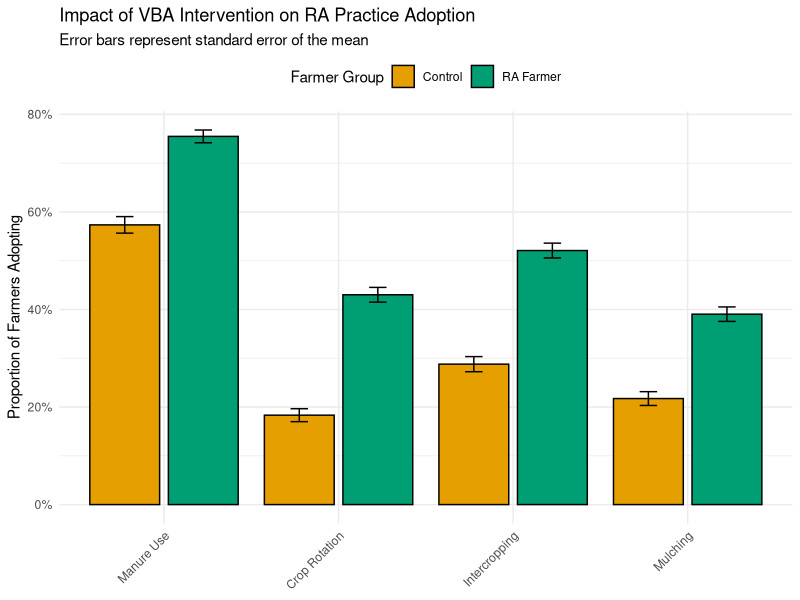
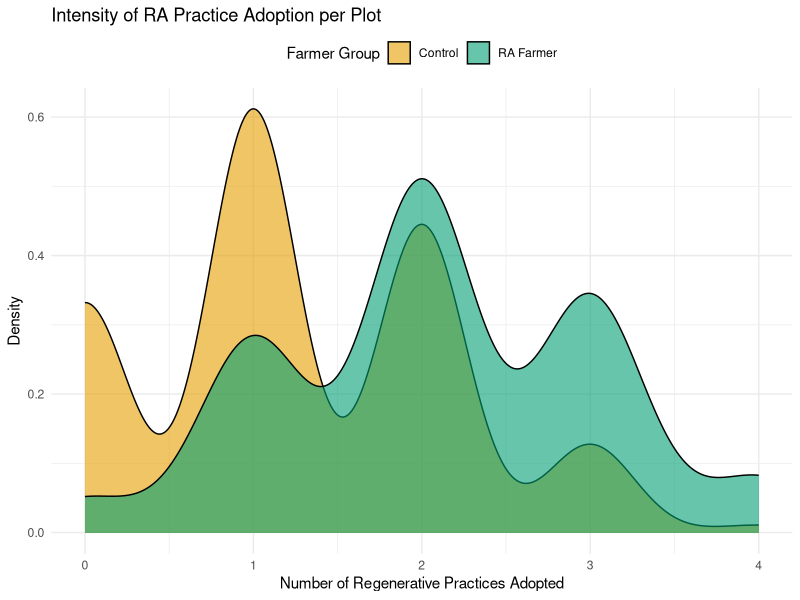
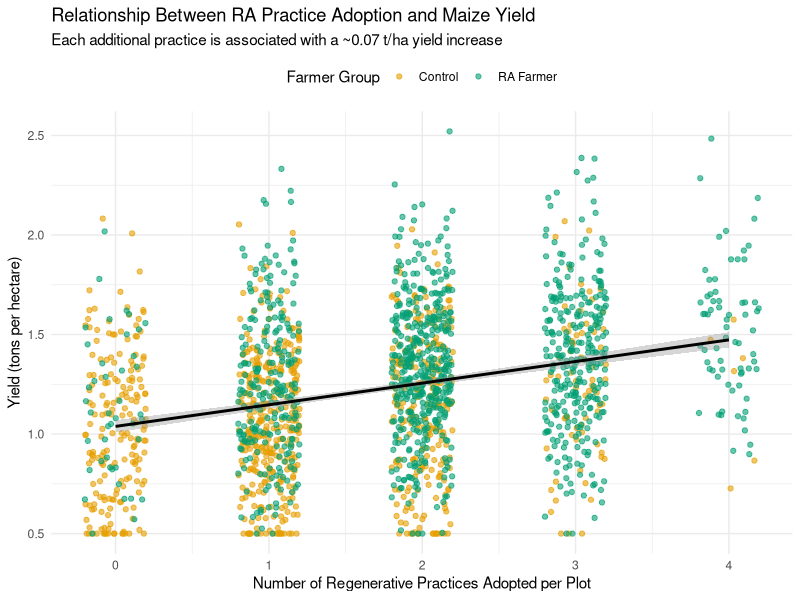
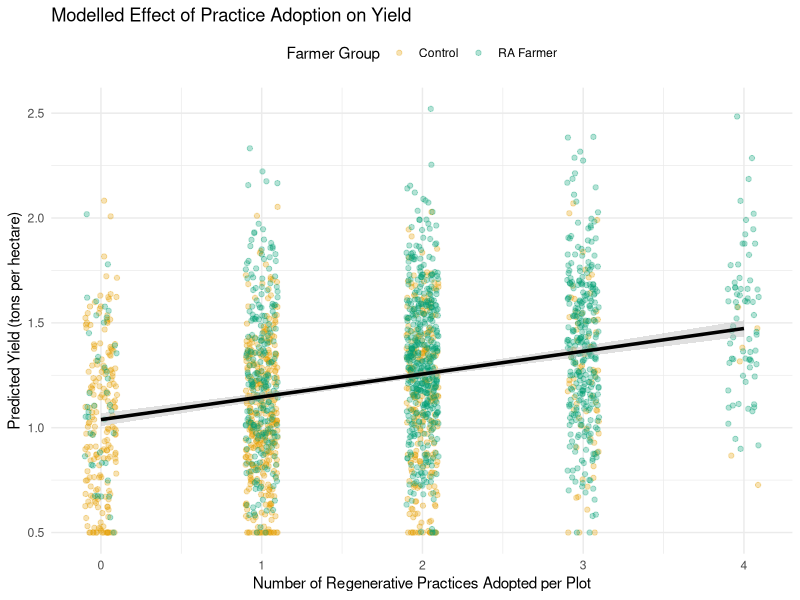
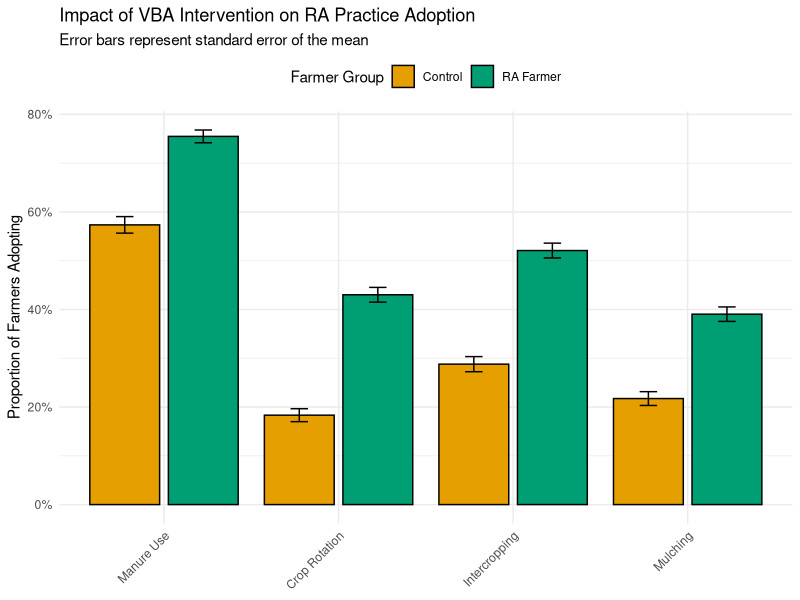
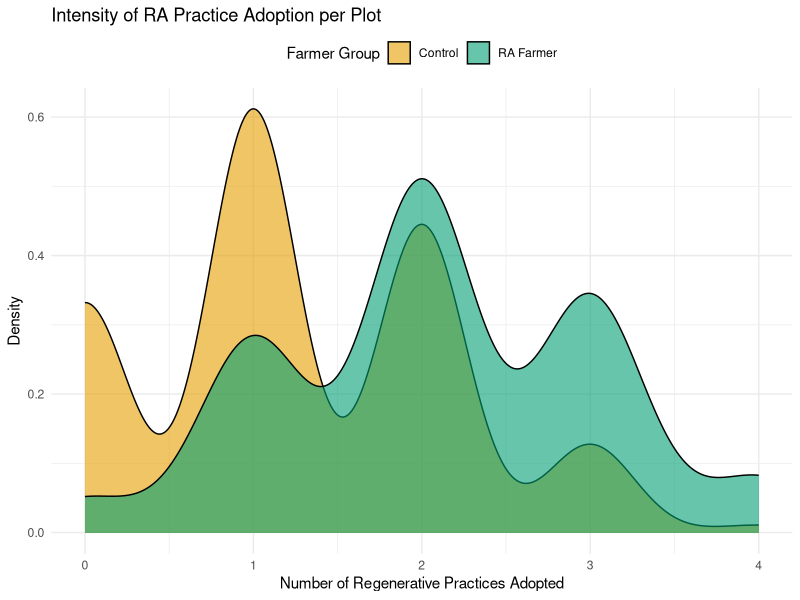
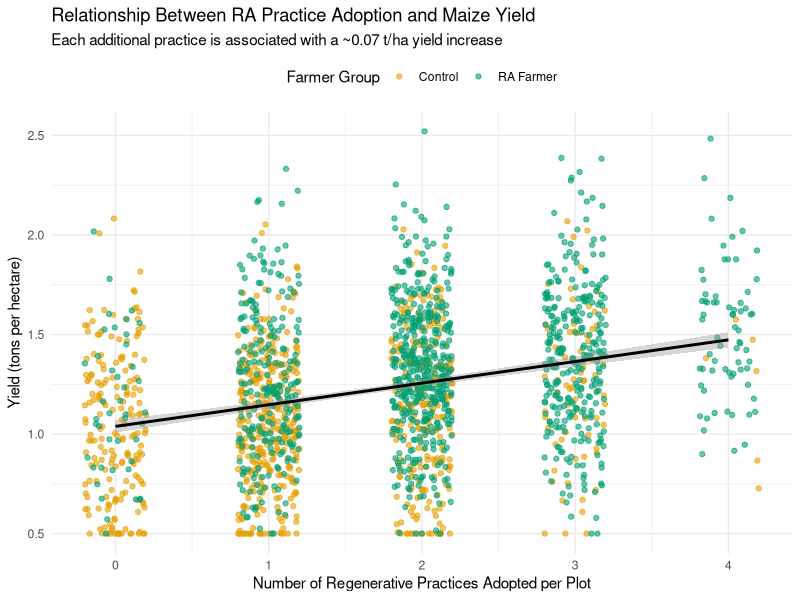
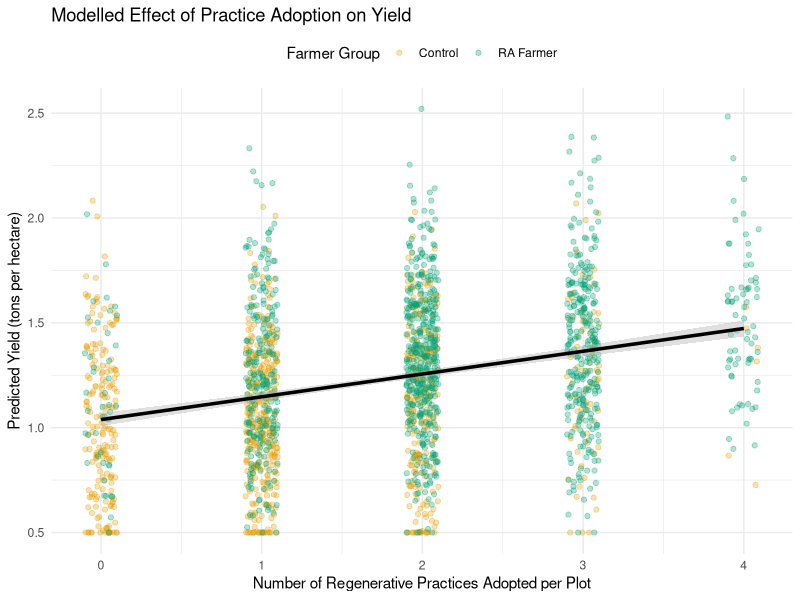

Write R code to recreate these figures, in order.
# Load necessary libraries
library(tidyverse)
library(ggrepel) # For better labels if needed

# 1. READ THE DATA
syn_data <- read_csv("data/kenya_ra_adoption_synthetic_data.csv")
syn_data$group <- factor(syn_data$group, levels = c("Control", "RA Farmer")) # Set factor order

# 2. PLOT 1: Adoption Rates for Key Practices
# First, summarize the data to get means and standard errors
plot1_data <- syn_data %>%
  select(group, manure, crop_rotation, intercropping, mulching) %>%
  pivot_longer(cols = -group, names_to = "practice", values_to = "adopted") %>%
  group_by(group, practice) %>%
  summarise(
    mean_adoption = mean(adopted, na.rm = TRUE),
    se_adoption = sd(adopted, na.rm = TRUE) / sqrt(n()),
    .groups = 'drop'
  ) %>%
  mutate(
    practice = factor(practice,
                      levels = c("manure", "crop_rotation", "intercropping", "mulching"),
                      labels = c("Manure Use", "Crop Rotation", "Intercropping", "Mulching"))
  )

# Create the bar plot
plot1 <- ggplot(plot1_data, aes(x = practice, y = mean_adoption, fill = group)) +
  geom_col(position = position_dodge(0.9), color = "black", width = 0.8) +
  geom_errorbar(aes(ymin = mean_adoption - se_adoption, ymax = mean_adoption + se_adoption),
                position = position_dodge(0.9), width = 0.2) +
  scale_y_continuous(labels = scales::percent_format(accuracy = 1)) +
  scale_fill_manual(values = c("Control" = "#E69F00", "RA Farmer" = "#009E73")) + # Colorblind-friendly palette
  labs(title = "Impact of VBA Intervention on RA Practice Adoption",
       subtitle = "Error bars represent standard error of the mean",
       x = NULL,
       y = "Proportion of Farmers Adopting",
       fill = "Farmer Group") +
  theme_minimal() +
  theme(axis.text.x = element_text(angle = 45, hjust = 1),
        legend.position = "top")
print(plot1)

# 3. PLOT 2: Adoption Intensity (Number of Practices)
plot2 <- ggplot(syn_data, aes(x = number_of_practices, fill = group)) +
  geom_density(alpha = 0.6, adjust = 1.5) + # adjust smoothes the curve
  scale_fill_manual(values = c("Control" = "#E69F00", "RA Farmer" = "#009E73")) +
  labs(title = "Intensity of RA Practice Adoption per Plot",
       x = "Number of Regenerative Practices Adopted",
       y = "Density",
       fill = "Farmer Group") +
  theme_minimal() +
  theme(legend.position = "top")
print(plot2)

# 4. PLOT 3: Yield vs. Practice Adoption
plot3 <- ggplot(syn_data, aes(x = number_of_practices, y = yield_tha)) +
  geom_jitter(aes(color = group), alpha = 0.6, height = 0, width = 0.2) + # Jitter points
  geom_smooth(aes(group = 1), method = "lm", formula = y ~ x, se = TRUE, color = "black") + # Overall trend line
  scale_color_manual(values = c("Control" = "#E69F00", "RA Farmer" = "#009E73")) +
  labs(title = "Relationship Between RA Practice Adoption and Maize Yield",
       subtitle = "Each additional practice is associated with a ~0.07 t/ha yield increase",
       x = "Number of Regenerative Practices Adopted per Plot",
       y = "Yield (tons per hectare)",
       color = "Farmer Group") +
  theme_minimal() +
  theme(legend.position = "top")
print(plot3)

# 5. (BONUS) PLOT 4: Model the yield effect and plot it clearly
model <- lm(yield_tha ~ number_of_practices, data = syn_data)
summary(model) # Check the coefficient is ~0.07

# Create a prediction dataframe for a smooth line
prediction_data <- data.frame(number_of_practices = seq(0, 4, by = 0.1))
preds <- predict(model, newdata = prediction_data, se.fit = TRUE)
# generate predictions from the lm model
prediction_data$yield <- preds$fit
prediction_data$ymin <- preds$fit - 1.96 * preds$se.fit
prediction_data$ymax <- preds$fit + 1.96 * preds$se.fit

plot4 <- ggplot() +
  geom_jitter(data = syn_data, aes(x = number_of_practices, y = yield_tha, color = group), alpha = 0.3, width = 0.1) +
  geom_ribbon(data = prediction_data, aes(x = number_of_practices, ymin = ymin, ymax = ymax), fill = "grey70", alpha = 0.4) +
  geom_line(data = prediction_data, aes(x = number_of_practices, y = yield), size = 1.2, color = "black") +
  scale_color_manual(values = c("Control" = "#E69F00", "RA Farmer" = "#009E73")) +
  labs(title = "Modelled Effect of Practice Adoption on Yield",
       x = "Number of Regenerative Practices Adopted per Plot",
       y = "Predicted Yield (tons per hectare)",
       color = "Farmer Group") +
  theme_minimal() +
  theme(legend.position = "top")
print(plot4)

# 6. SAVE THE PLOTS
ggsave("figures/plot1_adoption_rates.png", plot1, width = 8, height = 6, dpi = 300)
ggsave("figures/plot2_adoption_intensity.png", plot2, width = 8, height = 6, dpi = 300)
ggsave("figures/plot3_yield_relationship.png", plot3, width = 8, height = 6, dpi = 300)
ggsave("figures/plot4_modelled_effect.png", plot4, width = 8, height = 6, dpi = 300)

